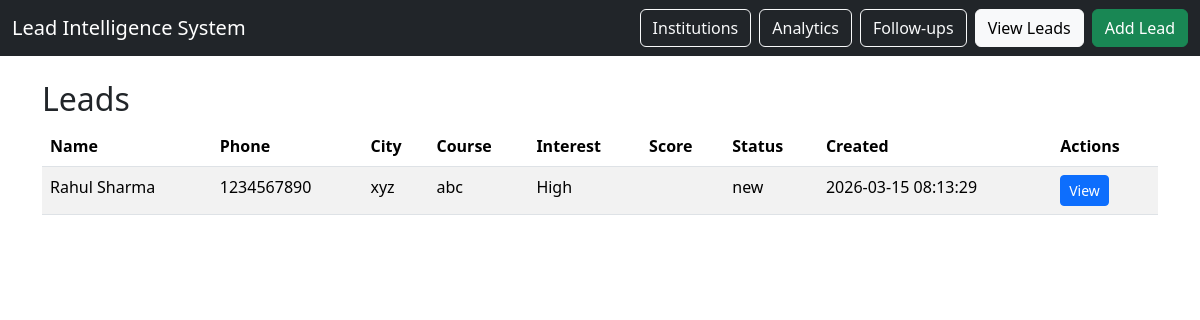
Before: /leads with the older database file.
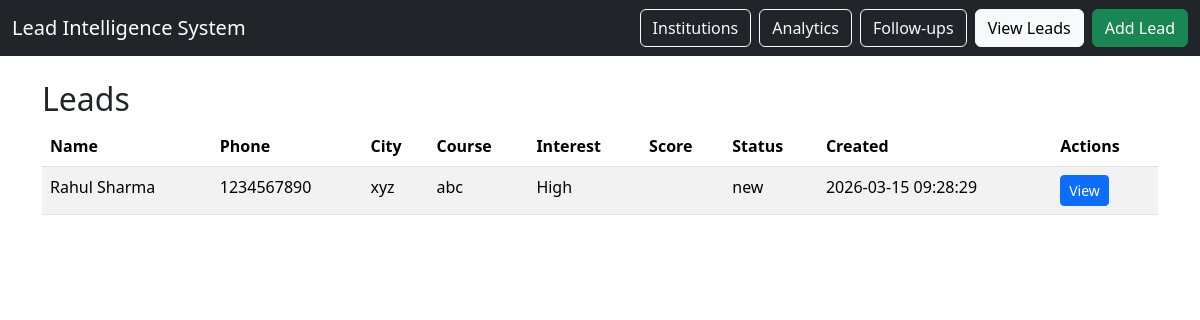
After: the same page with the newer database file.
### tables this page shows
CREATE TABLE leads (
    lead_id INTEGER PRIMARY KEY AUTOINCREMENT,
    student_name TEXT NOT NULL,
    phone TEXT,
    city TEXT,
    school_id INTEGER,
    coaching_id INTEGER,
    course_interest TEXT,
    lead_source TEXT,
    interest_level TEXT,
    lead_score INTEGER DEFAULT 0,
    status TEXT CHECK(status IN (
        'new',
        'contacted',
        'interested',
        'applied',
        'admitted',
        'lost'
    )) DEFAULT 'new',
    created_at TIMESTAMP DEFAULT CURRENT_TIMESTAMP,
    notes TEXT,

    FOREIGN KEY (school_id) REFERENCES institutions(institution_id),
    FOREIGN KEY (coaching_id) REFERENCES institutions(institution_id)
);

### app.py (the view)
@app.route("/leads")
def lead_list():
    db = get_db()
    leads = db.execute("""
        SELECT lead_id, student_name, phone, city,
               course_interest, interest_level,
               status, created_at
        FROM leads
        ORDER BY created_at DESC
    """).fetchall()
    return render_template("leads.html", leads=leads)

### database/db_connection.py (called while the page is built)
def get_db():
    conn = sqlite3.connect(DB_NAME)
    conn.row_factory = sqlite3.Row
    return conn

### templates/leads.html
{% extends "base.html" %}
{% block content %}
<h2>Leads</h2>
<table class="table table-striped">
<thead>
<tr>
<th>Name</th>
<th>Phone</th>
<th>City</th>
<th>Course</th>
<th>Interest</th>
<th>Score</th>
<th>Status</th>
<th>Created</th>
<th>Actions</th>
</tr>
</thead>
<tbody>
{% for lead in leads %}
<tr>
<td>{{ lead.student_name }}</td>
<td>{{ lead.phone }}</td>
<td>{{ lead.city }}</td>
<td>{{ lead.course_interest }}</td>
<td>{{ lead.interest_level }}</td>
<td>{{ lead.lead_score }}</td>
<td>{{ lead.status }}</td>
<td>{{ lead.created_at }}</td>
<td>
<a class="btn btn-sm btn-primary"
href="/leads/{{ lead.lead_id }}">
View
</a>
</td>
</tr>
{% endfor %}
</tbody>
</table>
{% endblock %}

Changed rows visible on the page:
changed leads "Rahul Sharma": created_at "2026-03-15 08:13:29" → "2026-03-15 09:28:29"
